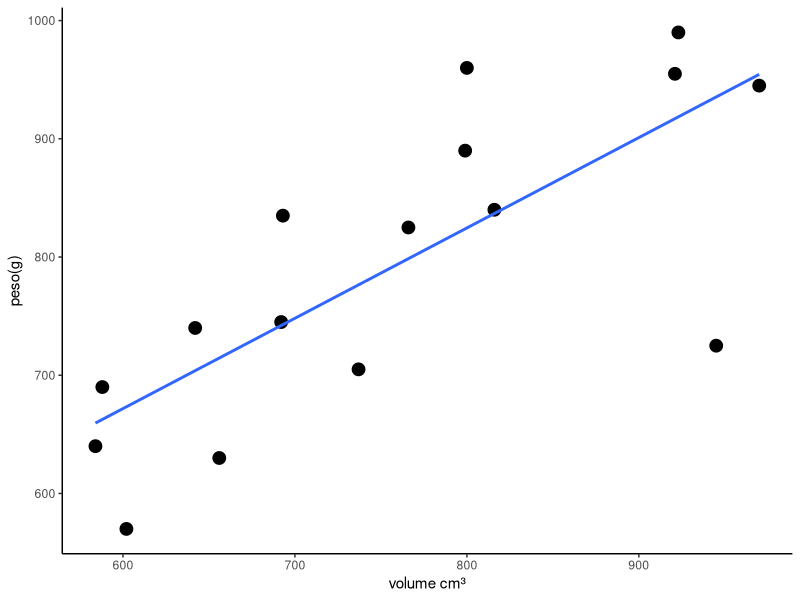

Here is the R script that generated this plot: (Note: this script raises an error after producing the figure.)
# QUESTÃO 1
dados <- data.frame(volume = c(656,692,588,799,766,800,693,602,737,921,923,945,816,584,642,970), peso = c(630,745,690,890,825,960,835,570,705,955,990,725,840,640,740,945))
install.packages("ggplot2")
library(ggplot2)

# I) Modelo de regressão linear
# y = peso, x = volume
Modelo_1 <- lm(formula = peso ~ volume, data = dados)
summary(Modelo_1)

# II) Gráfico de dispersão
ggplot(data = dados, aes(x = volume, y= peso))+
  geom_point(size = 4) +
  theme_classic() +
  xlab("volume cm³") +
  ylab("peso(g)") +
  geom_smooth(method = "lm", se = FALSE)

# III) Ajuste do modelo
summary(Modelo_1) # R quadrado é de 58% da variação do peso
plot(dados$volume, modelo$residuals)
plot(Modelo_1)

# Iv) Intervalo de confiança
confint(Modelo_1)

# V) Tabela de intervalo de confiança
novos_dados <- data.frame(volume = c(600,700,800,900,1000))
predict(Modelo_1, novos_dados, interval= "predict")

# VI) 
Modelo_1 <- lm(formula = peso ~ volume + 0, data = dados)
summary(Modelo_1)


